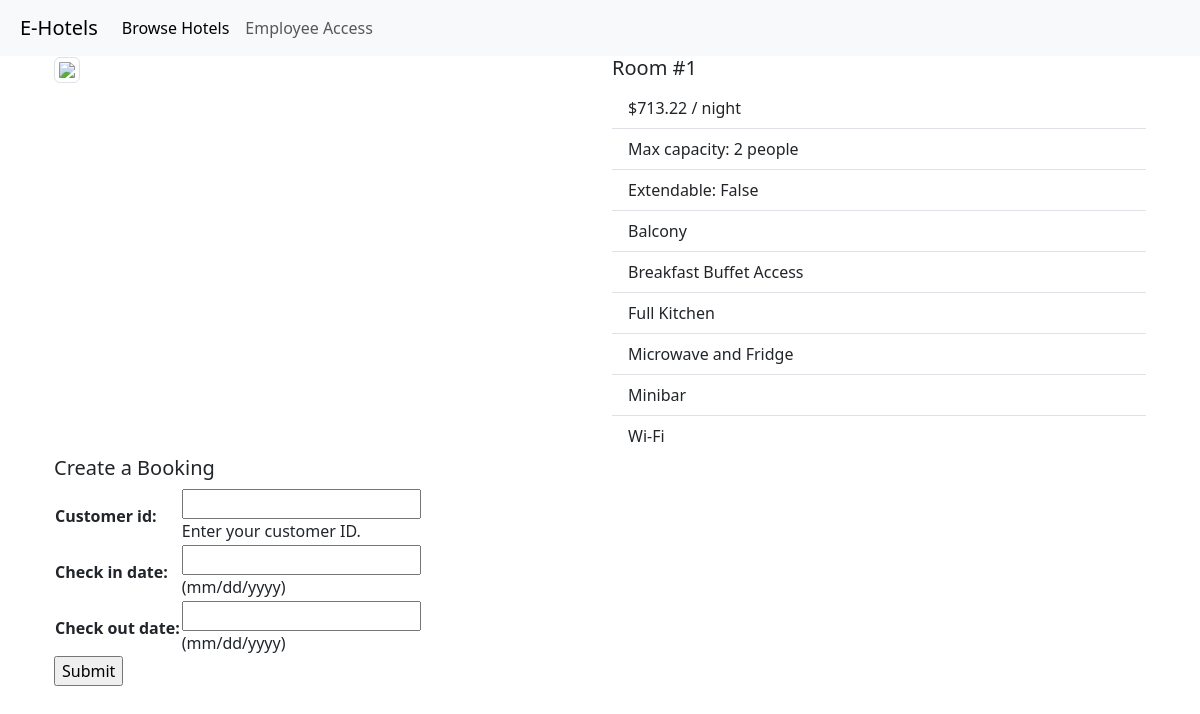
Screenshot of /room/51/ with the database file from the repository.
### hotel_system/models.py (models this page shows)
class Room(models.Model):
    hotel = models.ForeignKey('Hotel', on_delete=models.CASCADE, related_name='rooms')
    room_num = models.IntegerField()
    price = models.DecimalField(max_digits=7, decimal_places=2)
    capacity = models.IntegerField()
    is_extendable = models.BooleanField()
    class Meta:  # composite primary key (hotel_id, room_num)
        constraints = [models.UniqueConstraint(fields=['hotel', 'room_num'], name='Room primary key')]

class Amenity(models.Model):
    room = models.ForeignKey('Room', on_delete=models.CASCADE, related_name='amenities')
    type = models.CharField(max_length=100)
    class Meta:  # composite primary key (hotel_id, room_num)
        constraints = [models.UniqueConstraint(fields=['room', 'type'], name='Amenity primary key')]

### hotel_system/views.py (the view)
# urls.py: path("room/<int:room_id>/", views.room),
def room(request, room_id):
    try:
        room = Room.objects.get(id=room_id)
    except Room.DoesNotExist:
        raise Http404(f"Room id: {room_id}, does not exist")
    if request.method == 'POST':
        form = BookingForm(request.POST)
        if form.is_valid():
            check_in_date = form.cleaned_data['check_in_date']
            check_out_date = form.cleaned_data['check_out_date']
            booking_instance = BookingOrder(
                room=room,
                customer=form.cleaned_data['customer_id'],
                check_in_date=check_in_date,
                check_out_date=check_out_date,
                cost=room.price * ((check_out_date - check_in_date).days + 1),
                is_active=True)
            booking_instance.save()
            return HttpResponseRedirect(reverse("booking", args=(booking_instance.id,)))
    else:
        form = BookingForm()
    return render(request, "room.html", {"form": form, "room": room})

### hotel_system/forms.py (shortened to what this page needs)
class BookingForm(forms.Form):
    customer_id = forms.IntegerField(help_text='Enter your customer ID.')
    check_in_date = forms.DateField(help_text='(mm/dd/yyyy)')
    check_out_date = forms.DateField(help_text='(mm/dd/yyyy)')

### hotel_system/templates/room.html (shortened to what this page needs)
{% extends "base.html" %} {% block title %} Room {% endblock %}
{% block content %}
{% load static %}
<body>
    <div class="container">
        <div class="row">
            <div class="col-md">
                <img class="img-thumbnail" src="https://external-content.duckduckgo.com/iu/?u=http%3A%2F%2Fwww.bestwesternplusmeridian.com%2FContent%2Fimages%2FQueen-Room-o.jpg&f=1&nofb=1&ipt=bea89494352c056dacc3a817b7a6785185e8c2eaed11403562def65949e7ba05&ipo=images">
            </div>
            <div class="col-md">
                <h5>Room #{{ room.room_num }} </h5>
                <ul class="list-group list-group-flush">
                    <li class="list-group-item">${{ room.price }} / night</li>
                    <li class="list-group-item">Max capacity: {{ room.capacity }} people</li>
                    <li class="list-group-item">Extendable: {{ room.is_extendable }}</li>
                    {% for amenity in room.amenities.all %}
                    <li class="list-group-item">{{ amenity.type }}</li>
                    {% endfor %}
                </ul>
            </div>
        </div>
        <div class="row">
            <h5>Create a Booking</h5>
            <form action="" method="post">
                <table>
                    {{ form.as_table }}
                </table>
                <input type="submit" value="Submit">
            </form>
        </div>
    </div>
</body>
{% endblock %}

### rows the page displays
Room: room_num "1", price "713.22", capacity "2", is_extendable "False"
Amenity: type "Balcony"
Amenity: type "Breakfast Buffet Access"
Amenity: type "Full Kitchen"
Amenity: type "Microwave and Fridge"
Amenity: type "Minibar"
Amenity: type "Wi-Fi"
